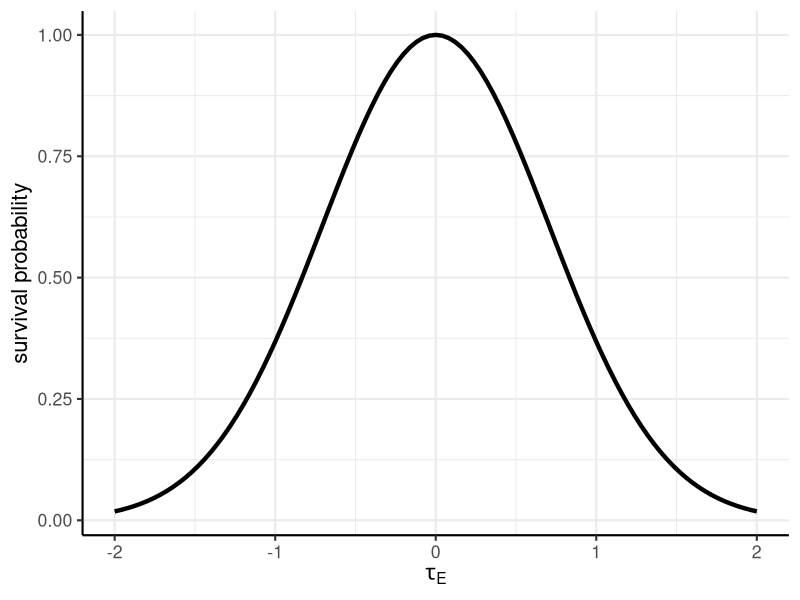

This figure's R source:
## ---- chunk 1
knitr::opts_chunk$set(echo = TRUE)
library(ggplot2)
library(gridExtra)
library(grid)
library(scales)
## ---- chunk 2

fun.T = function(x) {
  f = exp(-x^2)
  return(f)
}
par(mar=c(5,5,1,1))

ggplot(data = data.frame(x = 0), mapping = aes(x = x)) + stat_function(fun = fun.T, size=1.5) + xlim(-2,2) +
  theme_bw(base_size=16) +
  xlab(expression(tau[E])) +
  ylab("survival probability") +
  theme(axis.line = element_line(colour = "black"),
        panel.border = element_blank())

